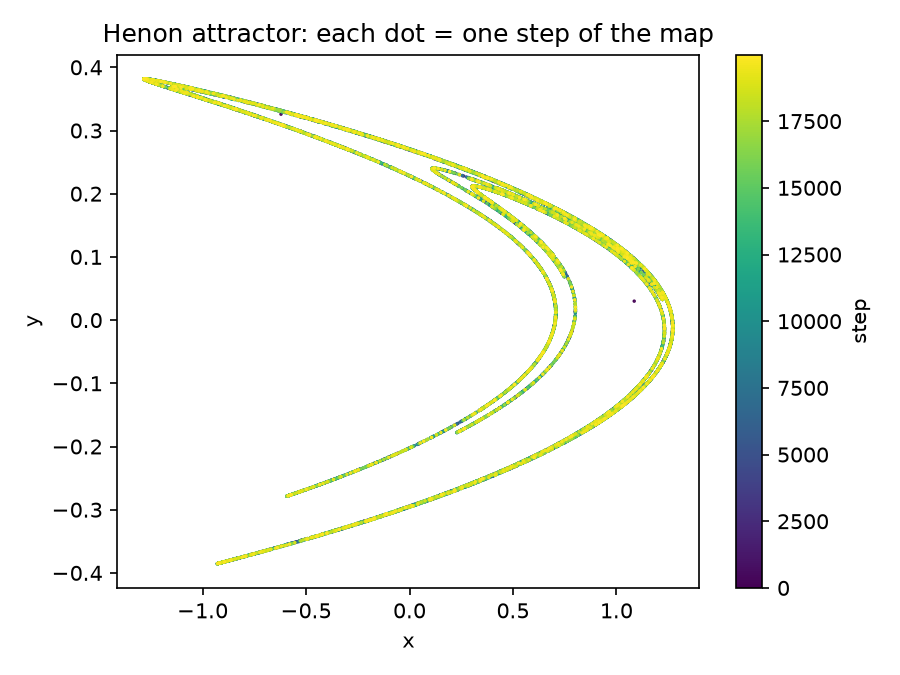

Python code for this plot:
"""Henon attractor: a 2D map, one dot per step, colored by step (same style as the paper's Fig. 2)."""
import numpy as np
import matplotlib
matplotlib.use("Agg")
import matplotlib.pyplot as plt

a, b = 1.4, 0.3
n = 20000
x, y = 0.1, 0.1
pts = np.empty((n, 2))
for i in range(n):
    x, y = 1 - a * x * x + y, b * x      # one "training step"
    pts[i] = (x, y)

fig, ax = plt.subplots(figsize=(6, 4.5))
sc = ax.scatter(pts[:, 0], pts[:, 1], c=np.arange(n), s=0.4, cmap="viridis")
fig.colorbar(sc, label="step")
ax.set_xlabel("x"); ax.set_ylabel("y")
ax.set_title("Henon attractor: each dot = one step of the map")
plt.tight_layout(); plt.savefig("henon_demo.png", dpi=150)
print("saved")
